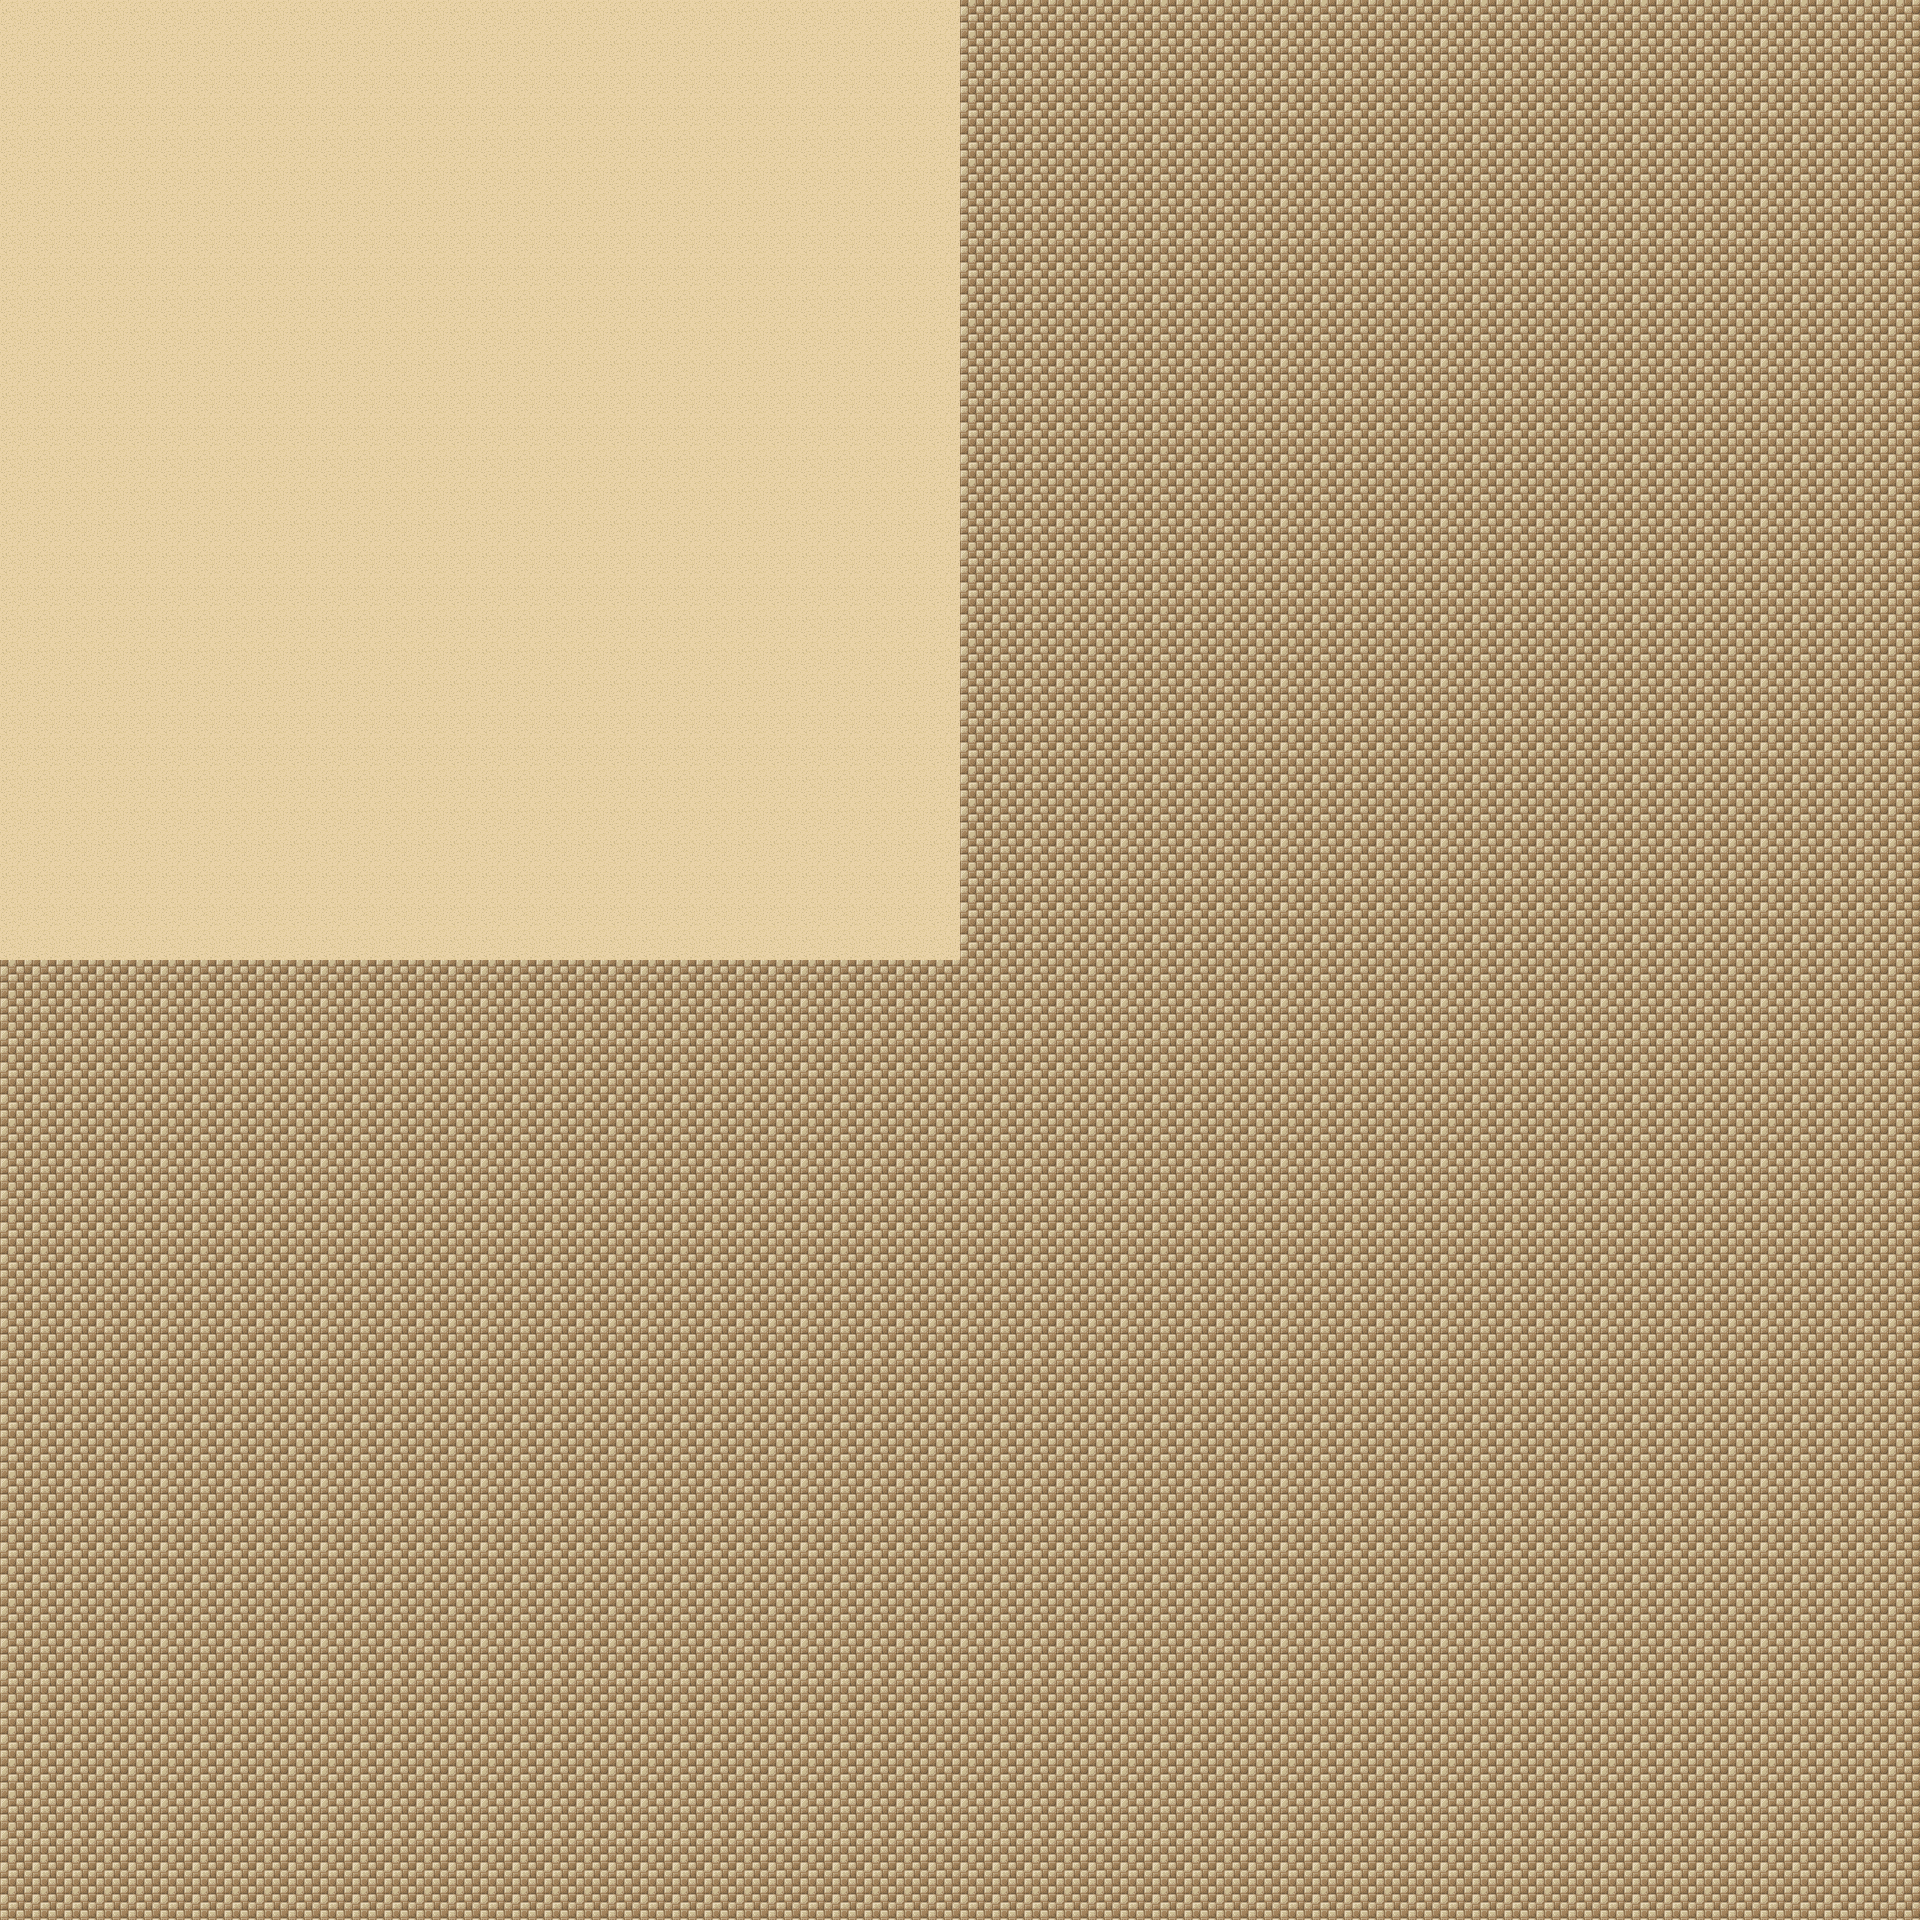

This game map was drawn from its Tiled (.tmx) file and the tilesets committed beside it. A one-line description and the trimmed map source follow:
An orthogonal 60x60 tile map with 32x32 px tiles, 3 tile layers (Ground, Fringe, Heights), 1 hidden layer not drawn, 2 tilesets.

<map version="1.2" tiledversion="1.3.2" orientation="orthogonal" renderorder="right-down" compressionlevel="0" width="60" height="60" tilewidth="32" tileheight="32" infinite="0" nextlayerid="5" nextobjectid="1">
 <properties>
  <property name="name" value="testbg" />
 </properties>
 <tileset firstgid="1" name="Artis Indoor" tilewidth="32" tileheight="32" tilecount="256" columns="16">
  <image source="../graphics/tilesets/artis-indoor.png" width="512" height="512" />
 </tileset>
 <tileset firstgid="257" name="collision" tilewidth="32" tileheight="32" tilecount="9" columns="3">
  <image source="../graphics/tilesets/collision.png" width="96" height="96" />
 </tileset>
 <layer id="1" name="Ground" width="60" height="60">
  <data>[3600 cells, 3600 non-empty, 2 distinct tile ids]</data>
 </layer>
 <layer id="2" name="Fringe" width="60" height="60">
  <data>[3600 cells, 0 non-empty, 0 distinct tile ids]</data>
 </layer>
 <layer id="3" name="Collision" width="60" height="60" visible="0">
  <data>[3600 cells, 2700 non-empty, 1 distinct tile ids]</data>
 </layer>
 <layer id="4" name="Heights" width="60" height="60">
  <data>[3600 cells, 0 non-empty, 0 distinct tile ids]</data>
 </layer>
</map>
